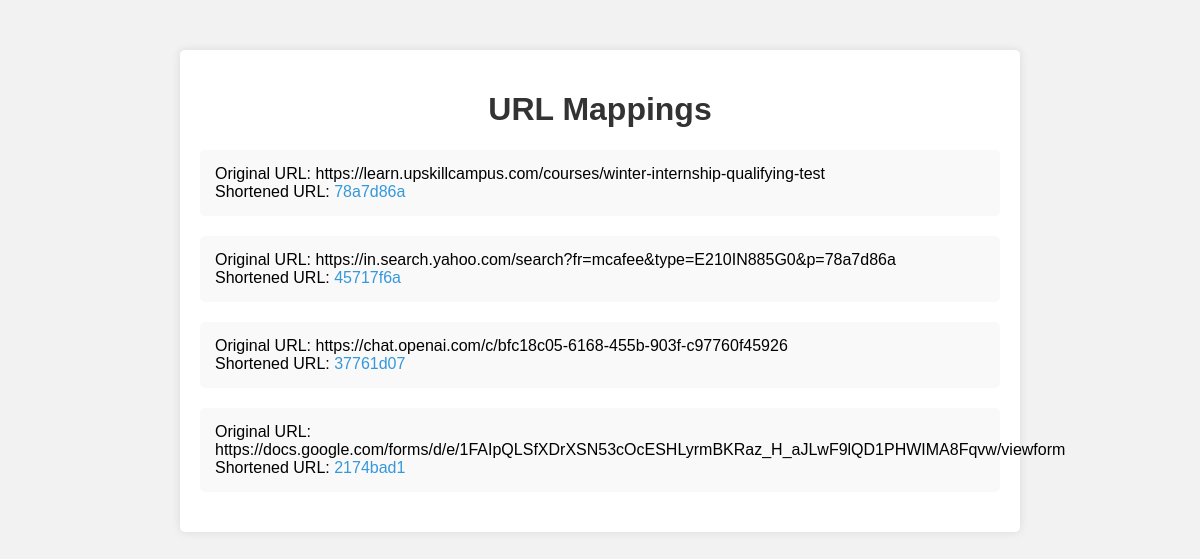
Screenshot of /url-mappings/ with the database file from the repository.
### url_shortener/models.py (models this page shows)
class URL(models.Model):
    original_url = models.URLField(unique=True)
    short_url = models.CharField(max_length=8, unique=True)

### url_shortener/views.py (the view)
# urls.py: path('url-mappings/', url_mappings, name='url_mappings'),
def url_mappings(request):
    url_mappings = URL.objects.all()
    return render(request, 'url_shortener/url_mappings.html', {'url_mappings': url_mappings})

### url_shortener/templates/url_shortener/url_mappings.html (shortened to what this page needs)
{% load static %}
<!DOCTYPE html>
<html lang="en">
<head>
    <link rel="stylesheet" href="{% static 'url_shortener/style.css' %}">
    <link rel="stylesheet" href="{% static 'url_shortener/url_mappings_style.css' %}">
</head>
<body>
    <div class="container">
        <h1>URL Mappings</h1>
        <ul>
            {% for mapping in url_mappings %}
                <li>
                    Original URL: {{ mapping.original_url }}<br>
                    Shortened URL: <a href="{% url 'redirect_to_original' short_url=mapping.short_url %}">{{ mapping.short_url }}</a>
                </li>
            {% endfor %}
        </ul>
    </div>
</body>
</html>

### url_shortener/static/url_shortener/style.css (style rules this page uses)
body { font-family: 'Arial', sans-serif; background-color: #f2f2f2; margin: 0; padding: 0; }
.container { max-width: 600px; margin: 100px auto; background-color: #fff; padding: 20px; box-shadow: 0 0 10px rgba(0, 0, 0, 0.1); border-radius: 5px; }
h1 { text-align: center; color: #333; }

### url_shortener/static/url_shortener/url_mappings_style.css (style rules this page uses)
body { font-family: 'Arial', sans-serif; background-color: #f2f2f2; margin: 0; padding: 0; }
.container { max-width: 800px; margin: 50px auto; background-color: #fff; padding: 20px; box-shadow: 0 0 10px rgba(0, 0, 0, 0.1); border-radius: 5px; }
h1 { text-align: center; color: #333; }
ul { list-style: none; padding: 0; }
li { margin-bottom: 20px; padding: 15px; background-color: #f9f9f9; border-radius: 5px; }
a { color: #3498db; text-decoration: none; }

### rows the page displays
URL: original_url "https://learn.upskillcampus.com/courses/winter-internship-qualifying-test", short_url "78a7d86a"
URL: original_url "https://in.search.yahoo.com/search?fr=mcafee&type=E210IN885G0&p=78a7d86a", short_url "45717f6a"
URL: original_url "https://chat.openai.com/c/bfc18c05-6168-455b-903f-c97760f45926", short_url "37761d07"
URL: original_url "https://docs.google.com/forms/d/e/1FAIpQLSfXDrXSN53cOcESHLyrmBKRaz_H_aJLwF9lQD1PHWIMA8Fqvw/viewform", short_url "2174bad1"
